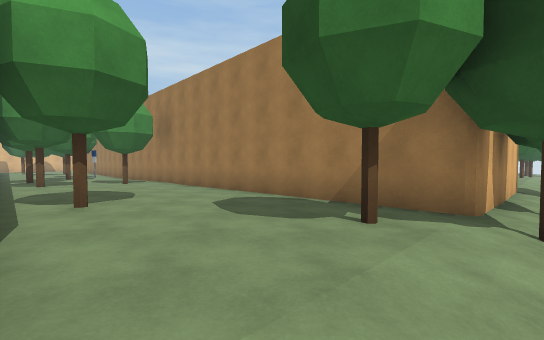
View 1 (above)

21 first-person views from a walk through a scene from a Unity 3-D project. The camera is 1.5 m above the floor, tilts 2° down and sees 90° across. The floor is counted in squares, 2 m on a side. Each view is taken from the middle of a square. On the plan, view 1 faces up. The plan holds only what a view shows up to about 10 squares ahead; the rest is blank. The place goes on beyond the plan. The player is left out. Surface patterns are stand-ins for the level's own textures.

View 2
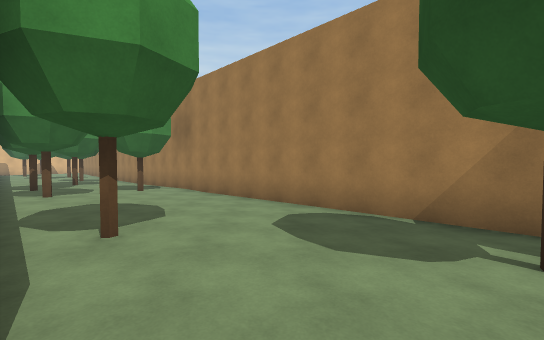

View 3
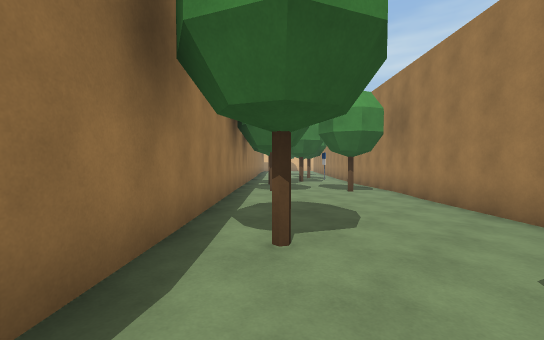

View 4
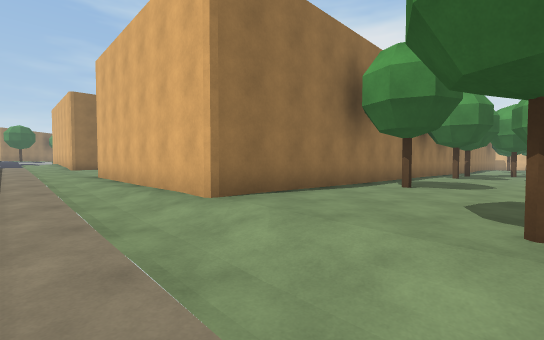

View 5
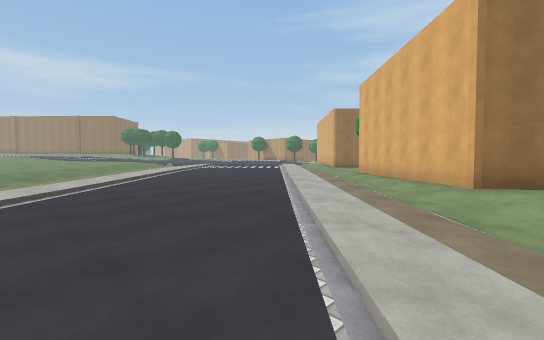

View 6
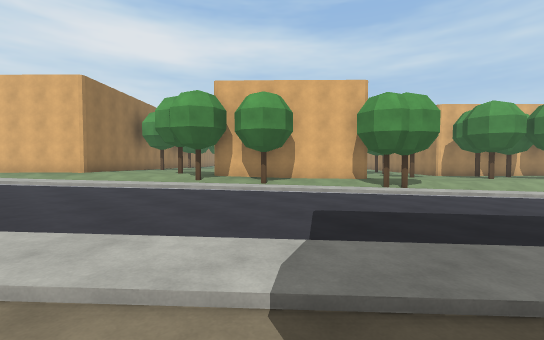

View 7
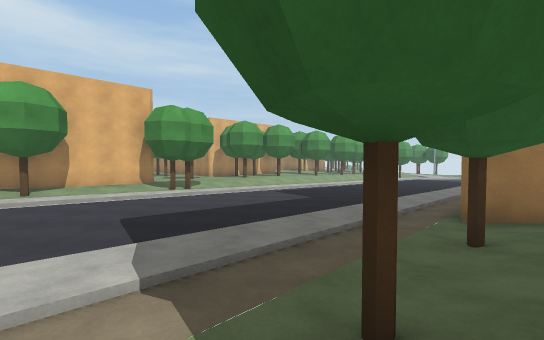

View 8
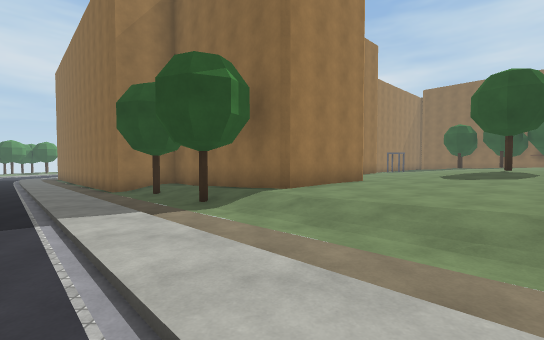

View 9
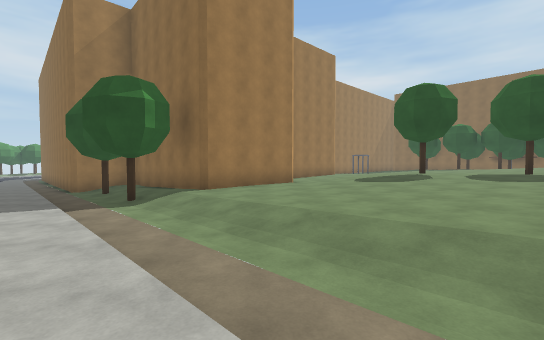

View 10
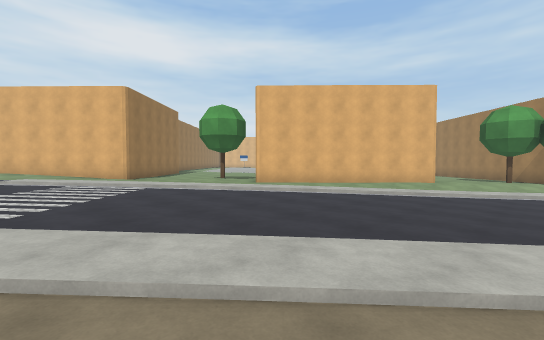

View 11
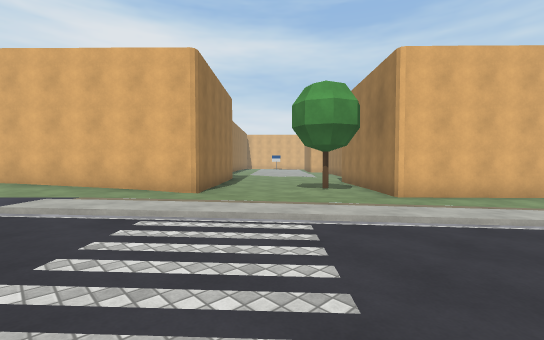

View 12
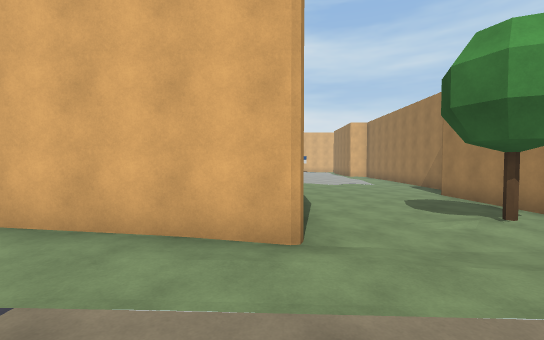

View 13
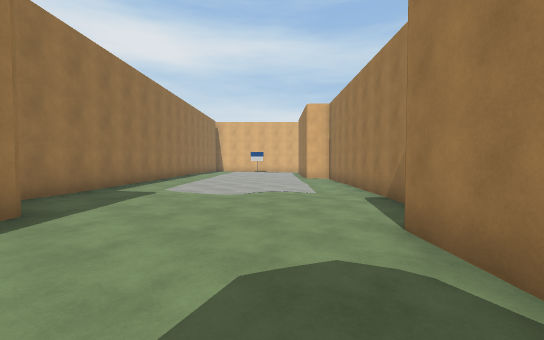

View 14
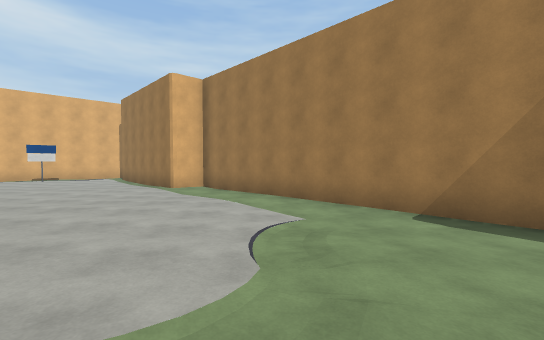

View 15
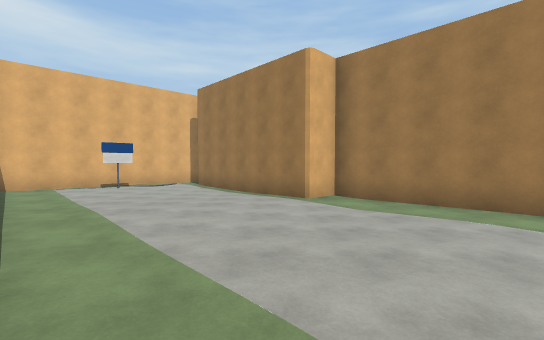

View 16
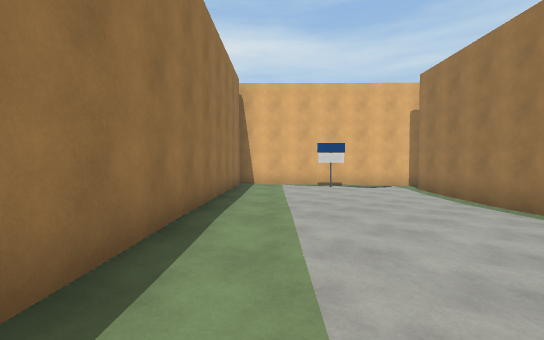

View 17
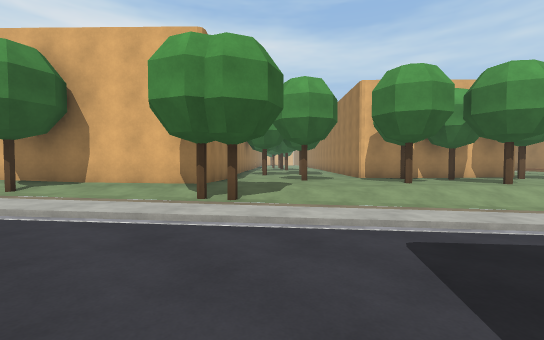

View 18
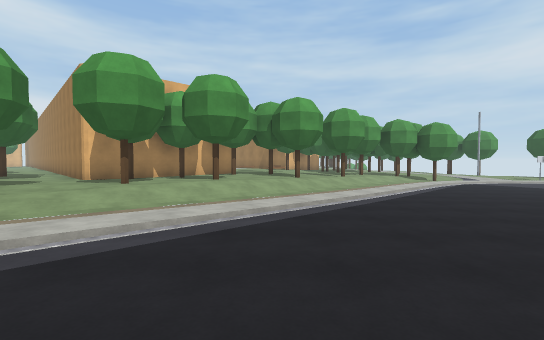

View 19
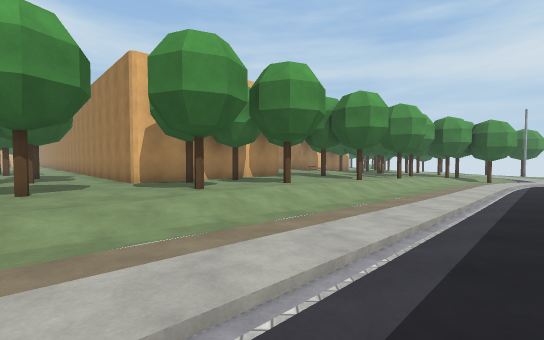

View 20
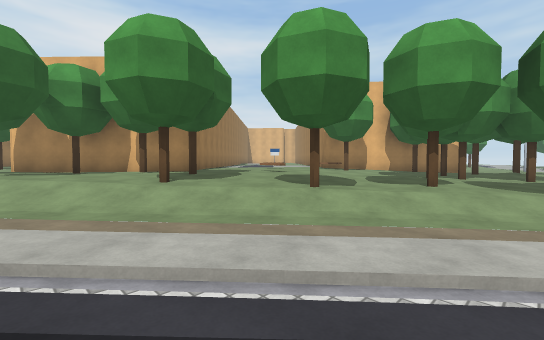

View 21
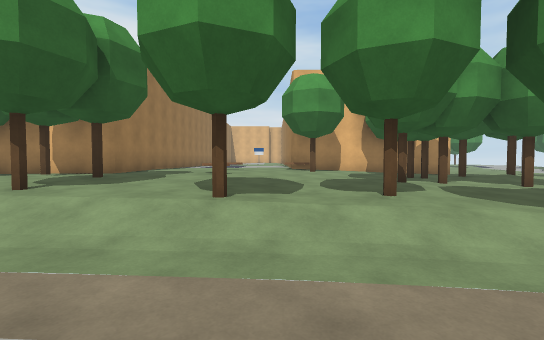

### Floor plan
Key: @ floor where view 1 was taken; # wall or solid block; x gap in a wall; . main floor; : floor 0.25 m higher than the main floor; - floor 0.25 m lower than the main floor; + floor 0.5 m higher than the main floor; _ floor 0.5 m lower than the main floor; < floor 0.75 m lower than the main floor; ( floor 1 m lower than the main floor; ! floor 1.25 m lower than the main floor; ? floor 1.5 m lower than the main floor; / step, stairs or slope; O other object.
Columns run from 23 left of view 1 to 19 right of it. Each row starts with its distance up from view 1.
 24                                     ###<x</
 23                                     #_<<#(/
 22                                    _/#<<(((
 21                                    __<<<#((
 20                                  ____<<<<((
 19                                 #____<<((#/
 18                                 ##____/((//
 17                                  ##__<<#/??
 16                             ##   ##_#<</??/
 15                           __<#####___#/??//
 14                           _#_<##_____/!!//?
 13                            _#___#_#_/!!!/??
 12   ##              #         _______/!!(/!!?
 11  ##.           # _##        _____#/!!(/!!!!
 10 ##..##        ----_##       __#__/(/(/!!!!
  9 #...-##       -#--#-##      #___/(/(((!!!
  8 .O..--##      #------##     ##_/(/<((((!
  7 .....--###    ##-#----##    ##/#/<((((((/
  6 .......--##    ##------##  ##/</<<(((((//
  5 #.......--##    ##..----####/<//<<<(((//(
  4 ##:.:......##    ##.#..--###_//<<<<<(//(
  3  ##::.....--##    ##....#.__//<<<<<<//(#
  2   ##:::...---##    ##..../_//__<<<<//<##
  1    ##:::..-.-.#     ##../_//____<<//<<##
  0     ##:::.....#      ##@-//______//<#/##
 -1      ##::.....##    ##/-//______//<//##
 -2       ##::.....##  ##/-//--____//_/###
 -3        ##:::....####..//----__//_//##
 -4         ###:....###..//------//_//..##
 -5           ##:.....:.//..----//_//....#
 -6            ##:...:://....--//-//......-
 -7             ##:/:://:.....//- /.......//
 -8              ##:://:::...//-/  ::::::///
 -9             ##+://:::::.:/.//   :::::::/
-10            ##++//:::::::/.//:    :::+#
-11            #+++/+::::::/://++     ++++

Positions as (right, up) in squares from view 1, and headings:
1: (0, 0), facing up
2: (-1, 1), facing up
3: (-1, 2), facing up-left
4: (3, 1), facing left
5: (5, 1), facing down-left
6: (11, -2), facing up-left
7: (11, -3), facing up
8: (6, -3), facing right
9: (5, -5), facing right
10: (2, -11), facing up-left
11: (-3, -11), facing up-left
12: (-7, -10), facing up-left
13: (-8, -4), facing up-left
14: (-13, -2), facing up
15: (-17, 0), facing up
16: (-17, 1), facing up-left
17: (12, 4), facing up-left
18: (13, 5), facing up
19: (11, 6), facing up
20: (19, 13), facing up-left
21: (19, 15), facing up-left
